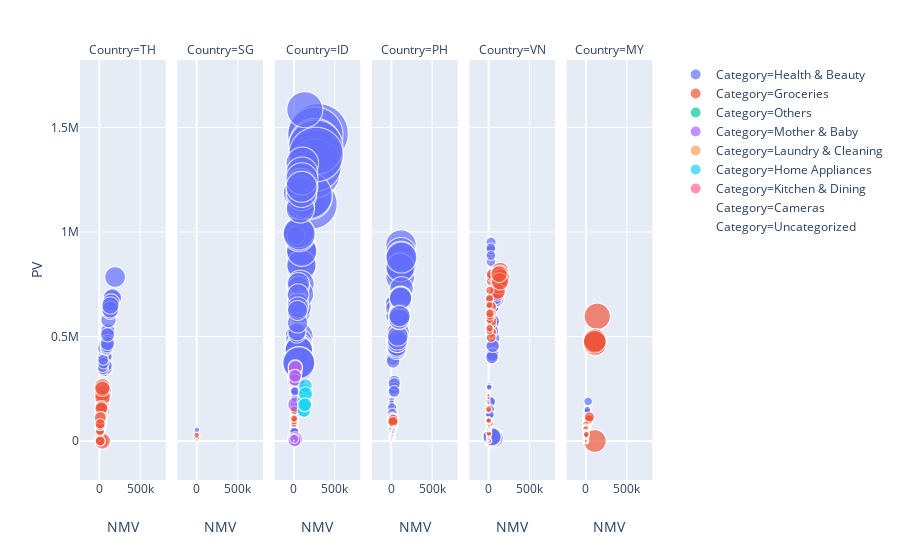

Notebook cell for this chart:
### Markdown cell above
## Plotting - Plotly

### Code cell
import plotly.express as px

fig = px.scatter(
    data_frame=filter_df[filter_df['Year'] == 2018], 
    x="NMV", 
    y="PV", 
    size="Item", 
    color="Category",
    facet_col = "Country",
    hover_name="Brand",
    size_max=60
)

fig.show()

### Figure 1 — Plotly figure (JSON) as saved in the notebook; plotly's stock layout.template omitted (floating-point values rounded to 4 significant figures; data arrays with more than 128 entries replaced by an {"elided": "..."} marker saying what was removed)
{"data": [{"hoverlabel": {"namelength": 0}, "hovertemplate": "<b>%{hovertext}</b><br><br>Category=Health & Beauty<br>Country=TH<br>NMV=%{x}<br>PV=%{y}<br>Item=%{marker.size}", "hovertext": {"elided": "175 str values"}, "legendgroup": "Category=Health & Beauty", "marker": {"color": "#636efa", "size": {"elided": "175 float values"}, "sizemode": "area", "sizeref": 56.11, "symbol": "circle"}, "mode": "markers", "name": "Category=Health & Beauty", "showlegend": true, "type": "scattergl", "x": {"elided": "175 float values"}, "xaxis": "x", "y": {"elided": "175 int values"}, "yaxis": "y"}, {"hoverlabel": {"namelength": 0}, "hovertemplate": "<b>%{hovertext}</b><br><br>Category=Health & Beauty<br>Country=SG<br>NMV=%{x}<br>PV=%{y}<br>Item=%{marker.size}", "hovertext": {"elided": "308 str values"}, "legendgroup": "Category=Health & Beauty", "marker": {"color": "#636efa", "size": {"elided": "308 float values"}, "sizemode": "area", "sizeref": 56.11, "symbol": "circle"}, "mode": "markers", "name": "Category=Health & Beauty", "showlegend": false, "type": "scattergl", "x": {"elided": "308 float values"}, "xaxis": "x2", "y": {"elided": "308 int values"}, "yaxis": "y2"}, {"hoverlabel": {"namelength": 0}, "hovertemplate": "<b>%{hovertext}</b><br><br>Category=Health & Beauty<br>Country=ID<br>NMV=%{x}<br>PV=%{y}<br>Item=%{marker.size}", "hovertext": {"elided": "323 str values"}, "legendgroup": "Category=Health & Beauty", "marker": {"color": "#636efa", "size": {"elided": "323 float values"}, "sizemode": "area", "sizeref": 56.11, "symbol": "circle"}, "mode": "markers", "name": "Category=Health & Beauty", "showlegend": false, "type": "scattergl", "x": {"elided": "323 float values"}, "xaxis": "x3", "y": {"elided": "323 int values"}, "yaxis": "y3"}, {"hoverlabel": {"namelength": 0}, "hovertemplate": "<b>%{hovertext}</b><br><br>Category=Health & Beauty<br>Country=PH<br>NMV=%{x}<br>PV=%{y}<br>Item=%{marker.size}", "hovertext": {"elided": "307 str values"}, "legendgroup": "Category=Health & Beauty", "marker": {"color": "#636efa", "size": {"elided": "307 float values"}, "sizemode": "area", "sizeref": 56.11, "symbol": "circle"}, "mode": "markers", "name": "Category=Health & Beauty", "showlegend": false, "type": "scattergl", "x": {"elided": "307 float values"}, "xaxis": "x4", "y": {"elided": "307 int values"}, "yaxis": "y4"}, {"hoverlabel": {"namelength": 0}, "hovertemplate": "<b>%{hovertext}</b><br><br>Category=Health & Beauty<br>Country=VN<br>NMV=%{x}<br>PV=%{y}<br>Item=%{marker.size}", "hovertext": {"elided": "203 str values"}, "legendgroup": "Category=Health & Beauty", "marker": {"color": "#636efa", "size": {"elided": "203 float values"}, "sizemode": "area", "sizeref": 56.11, "symbol": "circle"}, "mode": "markers", "name": "Category=Health & Beauty", "showlegend": false, "type": "scattergl", "x": {"elided": "203 float values"}, "xaxis": "x5", "y": {"elided": "203 int values"}, "yaxis": "y5"}, {"hoverlabel": {"namelength": 0}, "hovertemplate": "<b>%{hovertext}</b><br><br>Category=Health & Beauty<br>Country=MY<br>NMV=%{x}<br>PV=%{y}<br>Item=%{marker.size}", "hovertext": {"elided": "242 str values"}, "legendgroup": "Category=Health & Beauty", "marker": {"color": "#636efa", "size": {"elided": "242 float values"}, "sizemode": "area", "sizeref": 56.11, "symbol": "circle"}, "mode": "markers", "name": "Category=Health & Beauty", "showlegend": false, "type": "scattergl", "x": {"elided": "242 float values"}, "xaxis": "x6", "y": {"elided": "242 int values"}, "yaxis": "y6"}, {"hoverlabel": {"namelength": 0}, "hovertemplate": "<b>%{hovertext}</b><br><br>Category=Groceries<br>Country=TH<br>NMV=%{x}<br>PV=%{y}<br>Item=%{marker.size}", "hovertext": ["BRZ", "BRZ", "BRZ", "BRZ", "BRZ", "BRZ", "BRZ", "BRZ", "BRZ", "BRZ", "BRZ", "CT", "CT", "CT", "CT", "CT", "CT", "CT", "CT", "CT", "CT", "CT", "OM", "OM", "OM", "OM", "OM", "OM", "OM", "OM", "OM", "OM", "OM", "SLT", "SLT", "SLT", "SLT", "SLT", "SLT", "SLT", "SLT", "SLT", "SLT", "SLT"], "legendgroup": "Category=Groceries", "marker": {"color": "#EF553B", "size": [13140.0, 11310.0, 9470.0, 8534.0, 6912.0, 7162.0, 7339.0, 7059.0, 6857.0, 10110.0, 9108.0, 13530.0, 14070.0, 14180.0, 14330.0, 8074.0, 7972.0, 13330.0, 8051.0, 9643.0, 7378.0, 7923.0, 7228.0, 7879.0, 4756.0, 5613.0, 4076.0, 5279.0, 4740.0, 4725.0, 4081.0, 6459.0, 5967.0, 4969.0, 6677.0, 5565.0, 4664.0, 5967.0, 5831.0, 4685.0, 4984.0, 4948.0, 8364.0, 5611.0], "sizemode": "area", "sizeref": 56.11, "symbol": "circle"}, "mode": "markers", "name": "Category=Groceries", "showlegend": true, "type": "scattergl", "x": [33830.0, 42520.0, 31140.0, 26910.0, 18630.0, 20950.0, 21960.0, 19730.0, 18580.0, 36270.0, 29360.0, 35520.0, 40730.0, 38460.0, 37870.0, 29170.0, 28460.0, 37700.0, 28550.0, 26080.0, 19350.0, 21060.0, 19410.0, 14140.0, 9349.0, 11800.0, 7977.0, 10630.0, 9247.0, 9048.0, 7898.0, 16520.0, 13270.0, 9160.0, 15050.0, 11620.0, 8018.0, 13260.0, 11550.0, 7911.0, 9417.0, 9268.0, 12300.0, 10950.0], "xaxis": "x", "y": [144189, 189056, 0, 123791, 101351, 91382, 97463, 88971, 86922, 170416, 143489, 226882, 209928, 260336, 0, 155043, 153157, 250361, 164293, 155606, 97967, 113411, 84472, 68488, 45473, 61836, 44238, 53536, 44208, 43724, 47935, 77616, 0, 73585, 103153, 0, 72665, 95956, 87439, 78361, 73623, 72393, 111233, 82426], "yaxis": "y"}, {"hoverlabel": {"namelength": 0}, "hovertemplate": "<b>%{hovertext}</b><br><br>Category=Groceries<br>Country=SG<br>NMV=%{x}<br>PV=%{y}<br>Item=%{marker.size}", "hovertext": ["BRZ", "BRZ", "BRZ", "BRZ", "BRZ", "BRZ", "BRZ", "BRZ", "BRZ", "BRZ", "BRZ", "BRZ", "BRZ", "BRZ", "BRZ", "BRZ", "BRZ", "BRZ", "BRZ", "BRZ", "BRZ", "BRZ", "CF", "CF", "CF", "CF", "CF", "CF", "CF", "CF", "CF", "CF", "CF", "CF", "CF", "CF", "CF", "CF", "CF", "CF", "CF", "CF", "CF", "CF", "CT", "CT", "CT", "CT", "CT", "CT", "CT", "CT", "CT", "CT", "CT", "CT", "CT", "CT", "CT", "CT", "CT", "CT", "CT", "CT", "CT", "CT", "PRS", "PRS", "PRS", "PRS", "PRS", "PRS", "PRS", "PRS", "PRS", "PRS", "PRS", "PRS", "PRS", "PRS", "PRS", "PRS", "PRS", "PRS", "PRS", "PRS", "PRS", "PRS"], "legendgroup": "Category=Groceries", "marker": {"color": "#EF553B", "size": [1187.0, 0, 1079.0, 1057.0, 1126.0, 1084.0, 0, 0, 1043.0, 0, 0, 1195.0, 0, 0, 0, 0, 1106.0, 1149.0, 1022.0, 0, 0, 1095.0, 0, 550.7, 0, 0, 542.6, 0, 588.0, 0, 0, 596.3, 0, 609.7, 600.8, 606.5, 600.5, 566.6, 644.8, 0, 0, 0, 0, 593.3, 1549.0, 0, 0, 1602.0, 0, 0, 0, 1443.0, 1599.0, 1556.0, 0, 0, 0, 0, 0, 0, 1483.0, 1518.0, 1671.0, 1607.0, 1595.0, 1712.0, 301.7, 0, 0, 257.7, 1, 316.5, 0, 0, 332.5, 1, 333.3, 333.3, 273.0, 0, 0, 335.5, 257.6, 1, 268.5, 320.1, 0, 1], "sizemode": "area", "sizeref": 56.11, "symbol": "circle"}, "mode": "markers", "name": "Category=Groceries", "showlegend": false, "type": "scattergl", "x": [4962.0, 0, 4329.0, 4206.0, 4696.0, 4370.0, 0, 0, 4210.0, 0, 0, 4968.0, 0, 0, 0, 0, 4373.0, 4767.0, 4096.0, 0, 0, 4324.0, 0, 595.3, 0, 0, 596.7, 0, 643.0, 0, 0, 627.5, 0, 612.1, 621.3, 639.0, 661.6, 618.5, 669.1, 0, 0, 0, 0, 639.8, 5055.0, 0, 0, 5489.0, 0, 0, 0, 4481.0, 5440.0, 4909.0, 0, 0, 0, 0, 0, 0, 4630.0, 4714.0, 5436.0, 5451.0, 5276.0, 5656.0, 1900.0, 0, 0, 1658.0, 6.799, 1993.0, 0, 0, 2149.0, 6.799, 2145.0, 2160.0, 1717.0, 0, 0, 2164.0, 1658.0, 6.846, 1728.0, 2004.0, 0, 6.799], "xaxis": "x2", "y": [8803, 0, 8887, 8589, 8513, 9017, 8, 8, 8777, 0, 8, 9037, 0, 0, 8, 0, 8806, 18596, 8743, 0, 0, 8844, 0, 2818, 0, 0, 2861, 0, 3041, 0, 0, 3042, 0, 3058, 2928, 3025, 3041, 2907, 6072, 0, 0, 0, 0, 3101, 14281, 7, 0, 12386, 0, 7, 0, 15258, 12804, 14558, 0, 0, 7, 7, 0, 0, 14963, 14390, 14207, 12645, 14319, 28620, 3556, 29, 37, 3477, 48, 3889, 41, 29, 3893, 42, 3850, 7682, 3574, 29, 39, 3965, 3545, 36, 3369, 3746, 29, 44], "yaxis": "y2"}, {"hoverlabel": {"namelength": 0}, "hovertemplate": "<b>%{hovertext}</b><br><br>Category=Groceries<br>Country=ID<br>NMV=%{x}<br>PV=%{y}<br>Item=%{marker.size}", "hovertext": {"elided": "295 str values"}, "legendgroup": "Category=Groceries", "marker": {"color": "#EF553B", "size": {"elided": "295 float values"}, "sizemode": "area", "sizeref": 56.11, "symbol": "circle"}, "mode": "markers", "name": "Category=Groceries", "showlegend": false, "type": "scattergl", "x": {"elided": "295 float values"}, "xaxis": "x3", "y": {"elided": "295 int values"}, "yaxis": "y3"}, {"hoverlabel": {"namelength": 0}, "hovertemplate": "<b>%{hovertext}</b><br><br>Category=Groceries<br>Country=PH<br>NMV=%{x}<br>PV=%{y}<br>Item=%{marker.size}", "hovertext": ["BRZ", "BRZ", "BRZ", "BRZ", "BRZ", "BRZ", "BRZ", "BRZ", "BRZ", "BRZ", "BRZ", "BRZ", "BRZ", "BRZ", "BRZ", "BRZ", "BRZ", "BRZ", "BRZ", "BRZ", "BRZ", "BRZ", "CF", "CF", "CF", "CF", "CF", "CF", "CF", "CF", "CF", "CF", "CF", "DX", "DX", "DX", "DX", "DX", "DX", "DX", "DX", "DX", "DX", "DX", "DX", "DX", "DX", "DX", "DX", "DX", "DX", "DX", "DX", "DX", "DX", "KNR", "KNR", "KNR", "KNR", "KNR", "KNR", "KNR", "KNR", "KNR", "KNR", "KNR", "LDC", "LDC", "LDC", "LDC", "LDC", "LDC", "LDC", "LDC", "LDC", "LDC", "LDC", "SLT", "SLT", "SLT", "SLT", "SLT", "SLT", "SLT", "SLT", "SLT", "SLT", "SLT", "SLT", "SLT", "SLT", "SLT", "SLT", "SLT", "SLT", "SLT", "SLT", "SLT", "SLT", "SRF", "SRF", "SRF", "SRF", "SRF", "SRF", "SRF", "SRF", "SRF", "SRF", "SRF", "SRF", "SRF", "SRF", "SRF", "SRF", "SRF", "SRF", "SRF", "SRF", "SRF", "SRF"], "legendgroup": "Category=Groceries", "marker": {"color": "#EF553B", "size": [204.7, 40.84, 83.88, 210.1, 557.5, 718.8, 205.6, 737.9, 210.3, 552.3, 561.8, 509.4, 576.6, 709.3, 626.4, 84.86, 87.79, 696.6, 38.87, 40.84, 84.86, 639.3, 373.8, 292.8, 428.6, 355.3, 234.9, 335.4, 273.2, 207.1, 753.2, 416.9, 631.6, 55, 5, 601.5, 0, 556.4, 55, 580.3, 0, 693.8, 619.8, 563.3, 0, 679.0, 562.5, 5, 588.7, 5, 630.2, 5, 55, 729.9, 55, 1049.0, 1130.0, 1007.0, 1132.0, 1012.0, 1071.0, 1158.0, 1009.0, 1150.0, 1057.0, 1093.0, 18.77, 22.68, 222.7, 216.4, 22.68, 23.69, 26.64, 23.69, 213.2, 23.77, 22.74, 0, 233.5, 37, 0, 232.1, 0, 236.0, 37, 0, 278.1, 233.4, 278.0, 0, 0, 0, 234.2, 37, 264.2, 239.0, 253.3, 37, 246.9, 6702.0, 6073.0, 6538.0, 5325.0, 270.6, 435.7, 1072.0, 5584.0, 1074.0, 1071.0, 437.7, 5859.0, 1076.0, 268.8, 5366.0, 5442.0, 438.5, 5553.0, 268.7, 6376.0, 437.7, 5825.0], "sizemode": "area", "sizeref": 56.11, "symbol": "circle"}, "mode": "markers", "name": "Category=Groceries", "showlegend": false, "type": "scattergl", "x": [927.3, 347.0, 493.0, 990.1, 1534.0, 1990.0, 936.0, 2036.0, 981.3, 1526.0, 1596.0, 1411.0, 1614.0, 1943.0, 1742.0, 502.4, 533.9, 1872.0, 319.2, 339.2, 502.4, 1759.0, 910.1, 707.8, 1038.0, 865.2, 559.3, 818.3, 656.2, 468.9, 1748.0, 1027.0, 1488.0, 157.2, 17.44, 2228.0, 0, 2058.0, 155.4, 2145.0, 0, 2552.0, 2318.0, 2091.0, 0, 2500.0, 2080.0, 17.44, 2180.0, 17.44, 2344.0, 17.44, 155.4, 2676.0, 155.4, 15080.0, 16750.0, 14050.0, 16780.0, 13740.0, 15300.0, 17230.0, 13750.0, 16800.0, 15140.0, 15560.0, 111.5, 138.3, 1483.0, 1441.0, 138.3, 230.4, 246.9, 230.4, 1420.0, 233.6, 138.7, 0, 467.3, 71.86, 0, 462.0, 0, 471.0, 72.71, 0, 540.5, 464.1, 539.3, 0, 0, 0, 467.6, 71.86, 520.1, 474.8, 503.8, 71.86, 493.8, 21180.0, 20660.0, 22230.0, 17370.0, 773.2, 1343.0, 3456.0, 18870.0, 3462.0, 3496.0, 1349.0, 19930.0, 3468.0, 748.6, 17620.0, 18200.0, 1351.0, 18650.0, 748.3, 21620.0, 1349.0, 19770.0], "xaxis": "x4", "y": [6901, 2589, 3388, 6934, 10732, 14051, 6974, 15510, 6935, 10306, 10550, 10249, 10990, 14939, 11614, 3407, 3435, 12489, 2777, 2714, 3382, 11819, 1751, 1357, 2338, 1619, 1167, 1539, 1235, 1142, 3459, 1963, 2958, 544, 52, 12392, 0, 11781, 544, 11923, 0, 13657, 12637, 11806, 0, 13453, 11856, 52, 12969, 52, 13103, 52, 544, 16719, 544, 27571, 29642, 33880, 30591, 32379, 33726, 30193, 32501, 33527, 28359, 34376, 1565, 2185, 7628, 8571, 4190, 1455, 1739, 1475, 7735, 1541, 1928, 15, 2845, 217, 15, 2771, 13, 2902, 217, 13, 3182, 2816, 3255, 13, 15, 15, 2769, 217, 3215, 2841, 2937, 217, 2869, 106715, 97890, 105310, 86882, 5900, 8117, 18630, 89862, 18597, 18571, 8126, 93814, 18613, 5965, 86916, 87972, 8123, 88931, 5968, 102038, 8114, 92881], "yaxis": "y4"}, {"hoverlabel": {"namelength": 0}, "hovertemplate": "<b>%{hovertext}</b><br><br>Category=Groceries<br>Country=VN<br>NMV=%{x}<br>PV=%{y}<br>Item=%{marker.size}", "hovertext": {"elided": "144 str values"}, "legendgroup": "Category=Groceries", "marker": {"color": "#EF553B", "size": {"elided": "144 float values"}, "sizemode": "area", "sizeref": 56.11, "symbol": "circle"}, "mode": "markers", "name": "Category=Groceries", "showlegend": false, "type": "scattergl", "x": {"elided": "144 float values"}, "xaxis": "x5", "y": {"elided": "144 int values"}, "yaxis": "y5"}, {"hoverlabel": {"namelength": 0}, "hovertemplate": "<b>%{hovertext}</b><br><br>Category=Groceries<br>Country=MY<br>NMV=%{x}<br>PV=%{y}<br>Item=%{marker.size}", "hovertext": {"elided": "198 str values"}, "legendgroup": "Category=Groceries", "marker": {"color": "#EF553B", "size": {"elided": "198 float values"}, "sizemode": "area", "sizeref": 56.11, "symbol": "circle"}, "mode": "markers", "name": "Category=Groceries", "showlegend": false, "type": "scattergl", "x": {"elided": "198 float values"}, "xaxis": "x6", "y": {"elided": "198 int values"}, "yaxis": "y6"}, {"hoverlabel": {"namelength": 0}, "hovertemplate": "<b>%{hovertext}</b><br><br>Category=Others<br>Country=ID<br>NMV=%{x}<br>PV=%{y}<br>Item=%{marker.size}", "hovertext": ["SIV"], "legendgroup": "Category=Others", "marker": {"color": "#00cc96", "size": [50.66], "sizemode": "area", "sizeref": 56.11, "symbol": "circle"}, "mode": "markers", "name": "Category=Others", "showlegend": true, "type": "scattergl", "x": [376.6], "xaxis": "x3", "y": [1138], "yaxis": "y3"}, {"hoverlabel": {"namelength": 0}, "hovertemplate": "<b>%{hovertext}</b><br><br>Category=Others<br>Country=VN<br>NMV=%{x}<br>PV=%{y}<br>Item=%{marker.size}", "hovertext": ["DV", "HZL", "LBY", "LPT", "OM", "RXN", "TSM"], "legendgroup": "Category=Others", "marker": {"color": "#00cc96", "size": [0, 0, 0, 0, 0, 0, 0], "sizemode": "area", "sizeref": 56.11, "symbol": "circle"}, "mode": "markers", "name": "Category=Others", "showlegend": false, "type": "scattergl", "x": [0, 0, 0, 0, 0, 0, 0], "xaxis": "x5", "y": [6, 626, 10, 66, 20, 4, 282], "yaxis": "y5"}, {"hoverlabel": {"namelength": 0}, "hovertemplate": "<b>%{hovertext}</b><br><br>Category=Mother & Baby<br>Country=ID<br>NMV=%{x}<br>PV=%{y}<br>Item=%{marker.size}", "hovertext": ["ZWL", "ZWL", "ZWL", "ZWL", "ZWL", "ZWL", "ZWL", "ZWL", "ZWL", "ZWL", "ZWL", "ZWL", "ZWL", "ZWL", "ZWL", "ZWL", "ZWL", "ZWL", "ZWL", "ZWL", "ZWL", "ZWL"], "legendgroup": "Category=Mother & Baby", "marker": {"color": "#ab63fa", "size": [8749.0, 10540.0, 91, 2058.0, 9952.0, 9081.0, 91, 10880.0, 1497.0, 10970.0, 91, 13250.0, 91, 13070.0, 8764.0, 10960.0, 9618.0, 9288.0, 91, 8831.0, 9138.0, 4451.0], "sizemode": "area", "sizeref": 56.11, "symbol": "circle"}, "mode": "markers", "name": "Category=Mother & Baby", "showlegend": true, "type": "scattergl", "x": [15730.0, 17990.0, 130.4, 2542.0, 17300.0, 16300.0, 130.4, 18460.0, 1845.0, 18850.0, 130.4, 16770.0, 130.1, 19610.0, 14250.0, 18710.0, 10770.0, 15250.0, 131.9, 14330.0, 16250.0, 5428.0], "xaxis": "x3", "y": [296985, 331742, 1755, 7283, 340871, 312220, 1915, 346490, 8177, 355456, 1755, 7892, 2225, 174320, 291755, 351517, 4567, 308705, 7803, 292166, 312178, 9858], "yaxis": "y3"}, {"hoverlabel": {"namelength": 0}, "hovertemplate": "<b>%{hovertext}</b><br><br>Category=Mother & Baby<br>Country=PH<br>NMV=%{x}<br>PV=%{y}<br>Item=%{marker.size}", "hovertext": ["LPT", "LPT", "LPT", "LPT", "LPT", "SUV", "SUV", "SUV", "SUV", "SUV", "SUV", "SUV", "SUV", "SUV", "SUV"], "legendgroup": "Category=Mother & Baby", "marker": {"color": "#ab63fa", "size": [164.3, 61.57, 83.45, 63.04, 180.4, 110.0, 219.4, 104.7, 106.9, 104.6, 25.02, 24.54, 52.04, 204.8, 153.4], "sizemode": "area", "sizeref": 56.11, "symbol": "circle"}, "mode": "markers", "name": "Category=Mother & Baby", "showlegend": false, "type": "scattergl", "x": [992.7, 330.5, 441.4, 329.1, 1083.0, 397.1, 2324.0, 1170.0, 386.0, 1169.0, 94.09, 90.91, 193.9, 2173.0, 1694.0], "xaxis": "x4", "y": [6797, 4271, 5376, 4616, 9618, 3473, 4566, 3751, 3380, 3458, 3037, 3129, 3101, 4329, 3863], "yaxis": "y4"}, {"hoverlabel": {"namelength": 0}, "hovertemplate": "<b>%{hovertext}</b><br><br>Category=Laundry & Cleaning<br>Country=ID<br>NMV=%{x}<br>PV=%{y}<br>Item=%{marker.size}", "hovertext": ["MTR", "MTR", "MTR", "MTR", "MTR", "MTR", "MTR", "MTR"], "legendgroup": "Category=Laundry & Cleaning", "marker": {"color": "#FFA15A", "size": [5.924, 5.978, 6.932, 2.924, 5.943, 6.932, 6.932, 6.932], "sizemode": "area", "sizeref": 56.11, "symbol": "circle"}, "mode": "markers", "name": "Category=Laundry & Cleaning", "showlegend": true, "type": "scattergl", "x": [21.86, 21.06, 24.62, 11.25, 20.93, 24.62, 24.62, 24.62], "xaxis": "x3", "y": [224, 249, 236, 236, 254, 244, 264, 245], "yaxis": "y3"}, {"hoverlabel": {"namelength": 0}, "hovertemplate": "<b>%{hovertext}</b><br><br>Category=Home Appliances<br>Country=ID<br>NMV=%{x}<br>PV=%{y}<br>Item=%{marker.size}", "hovertext": ["PRT", "PRT", "PRT", "PRT", "PRT", "PRT", "PRT", "PRT", "PRT", "PRT", "PRT"], "legendgroup": "Category=Home Appliances", "marker": {"color": "#19d3f3", "size": [10430.0, 10120.0, 10480.0, 11100.0, 10470.0, 9099.0, 10090.0, 10130.0, 11040.0, 10800.0, 10750.0], "sizemode": "area", "sizeref": 56.11, "symbol": "circle"}, "mode": "markers", "name": "Category=Home Appliances", "showlegend": true, "type": "scattergl", "x": [139500.0, 136200.0, 142200.0, 137900.0, 131100.0, 116900.0, 125700.0, 123300.0, 143800.0, 134600.0, 134000.0], "xaxis": "x3", "y": [226406, 242732, 264493, 177774, 171096, 193048, 143839, 145832, 225334, 172585, 173766], "yaxis": "y3"}, {"hoverlabel": {"namelength": 0}, "hovertemplate": "<b>%{hovertext}</b><br><br>Category=Home Appliances<br>Country=PH<br>NMV=%{x}<br>PV=%{y}<br>Item=%{marker.size}", "hovertext": ["PRT", "PRT", "PRT", "PRT", "PRT", "PRT", "PRT", "PRT", "PRT", "PRT", "PRT"], "legendgroup": "Category=Home Appliances", "marker": {"color": "#19d3f3", "size": [1484.0, 1670.0, 1616.0, 1537.0, 1445.0, 1386.0, 1415.0, 1401.0, 1494.0, 1262.0, 1322.0], "sizemode": "area", "sizeref": 56.11, "symbol": "circle"}, "mode": "markers", "name": "Category=Home Appliances", "showlegend": false, "type": "scattergl", "x": [31780.0, 36280.0, 34430.0, 33270.0, 30930.0, 29630.0, 29980.0, 29640.0, 32010.0, 26950.0, 27780.0], "xaxis": "x4", "y": [58120, 60484, 58350, 54993, 52381, 49682, 51797, 50969, 53299, 46974, 48311], "yaxis": "y4"}, {"hoverlabel": {"namelength": 0}, "hovertemplate": "<b>%{hovertext}</b><br><br>Category=Home Appliances<br>Country=VN<br>NMV=%{x}<br>PV=%{y}<br>Item=%{marker.size}", "hovertext": ["PRT", "PRT", "PRT", "PRT", "PRT", "PRT", "PRT", "PRT", "PRT", "PRT", "PRT"], "legendgroup": "Category=Home Appliances", "marker": {"color": "#19d3f3", "size": [219.0, 231.6, 216.6, 233.1, 228.6, 225.0, 224.2, 225.9, 223.8, 239.2, 226.1], "sizemode": "area", "sizeref": 56.11, "symbol": "circle"}, "mode": "markers", "name": "Category=Home Appliances", "showlegend": false, "type": "scattergl", "x": [16470.0, 17320.0, 16030.0, 17260.0, 17200.0, 16640.0, 16870.0, 16650.0, 16490.0, 17780.0, 16690.0], "xaxis": "x5", "y": [58471, 59277, 48947, 49682, 58592, 49438, 58577, 49341, 51360, 50558, 50891], "yaxis": "y5"}, {"hoverlabel": {"namelength": 0}, "hovertemplate": "<b>%{hovertext}</b><br><br>Category=Kitchen & Dining<br>Country=PH<br>NMV=%{x}<br>PV=%{y}<br>Item=%{marker.size}", "hovertext": ["PRT", "PRT", "PRT", "PRT", "PRT", "PRT", "PRT", "PRT", "PRT", "PRT", "PRT", "PRT", "PRT", "PRT", "PRT", "PRT", "PRT", "PRT", "PRT", "PRT", "PRT"], "legendgroup": "Category=Kitchen & Dining", "marker": {"color": "#FF6692", "size": [423.2, 746.3, 423.2, 198, 171.5, 287, 425.5, 480.5, 746.3, 193.5, 287, 746.3, 198, 193.5, 171.5, 198, 423.2, 171.5, 287, 749, 193.5], "sizemode": "area", "sizeref": 56.11, "symbol": "circle"}, "mode": "markers", "name": "Category=Kitchen & Dining", "showlegend": true, "type": "scattergl", "x": [29580.0, 12070.0, 29580.0, 3489.0, 12340.0, 5220.0, 30080.0, 19490.0, 12070.0, 14270.0, 5220.0, 12070.0, 3580.0, 14270.0, 12030.0, 3489.0, 29580.0, 12030.0, 5220.0, 12260.0, 14270.0], "xaxis": "x4", "y": [53467, 25409, 53582, 12589, 23607, 13709, 53336, 42736, 25571, 29213, 13671, 25479, 11932, 29203, 24366, 12754, 53246, 24184, 13683, 25734, 29322], "yaxis": "y4"}, {"hoverlabel": {"namelength": 0}, "hovertemplate": "<b>%{hovertext}</b><br><br>Category=Cameras<br>Country=SG<br>NMV=%{x}<br>PV=%{y}<br>Item=%{marker.size}", "hovertext": ["RXN"], "legendgroup": "Category=Cameras", "marker": {"color": "#B6E880", "size": [0], "sizemode": "area", "sizeref": 56.11, "symbol": "circle"}, "mode": "markers", "name": "Category=Cameras", "showlegend": true, "type": "scattergl", "x": [0], "xaxis": "x2", "y": [0], "yaxis": "y2"}, {"hoverlabel": {"namelength": 0}, "hovertemplate": "<b>%{hovertext}</b><br><br>Category=Uncategorized<br>Country=TH<br>NMV=%{x}<br>PV=%{y}<br>Item=%{marker.size}", "hovertext": ["VLE"], "legendgroup": "Category=Uncategorized", "marker": {"color": "#FF97FF", "size": [0], "sizemode": "area", "sizeref": 56.11, "symbol": "circle"}, "mode": "markers", "name": "Category=Uncategorized", "showlegend": true, "type": "scattergl", "x": [0], "xaxis": "x", "y": [0], "yaxis": "y"}], "layout": {"annotations": [{"font": {}, "showarrow": false, "text": "Country=TH", "x": 0.07333, "xanchor": "center", "xref": "paper", "y": 1, "yanchor": "bottom", "yref": "paper"}, {"font": {}, "showarrow": false, "text": "Country=SG", "x": 0.24, "xanchor": "center", "xref": "paper", "y": 1, "yanchor": "bottom", "yref": "paper"}, {"font": {}, "showarrow": false, "text": "Country=ID", "x": 0.4067, "xanchor": "center", "xref": "paper", "y": 1, "yanchor": "bottom", "yref": "paper"}, {"font": {}, "showarrow": false, "text": "Country=PH", "x": 0.5733, "xanchor": "center", "xref": "paper", "y": 1, "yanchor": "bottom", "yref": "paper"}, {"font": {}, "showarrow": false, "text": "Country=VN", "x": 0.74, "xanchor": "center", "xref": "paper", "y": 1, "yanchor": "bottom", "yref": "paper"}, {"font": {}, "showarrow": false, "text": "Country=MY", "x": 0.9067, "xanchor": "center", "xref": "paper", "y": 1, "yanchor": "bottom", "yref": "paper"}], "autosize": true, "legend": {"itemsizing": "constant", "tracegroupgap": 0}, "margin": {"t": 60}, "xaxis": {"anchor": "y", "autorange": true, "domain": [0, 0.1467], "range": [-544300.0, 1714000.0], "title": {"text": "NMV"}, "type": "linear"}, "xaxis2": {"anchor": "y2", "autorange": true, "domain": [0.1667, 0.3133], "matches": "x", "range": [-544300.0, 1714000.0], "title": {"text": "NMV"}, "type": "linear"}, "xaxis3": {"anchor": "y3", "autorange": true, "domain": [0.3333, 0.48], "matches": "x", "range": [-544300.0, 1714000.0], "title": {"text": "NMV"}, "type": "linear"}, "xaxis4": {"anchor": "y4", "autorange": true, "domain": [0.5, 0.6467], "matches": "x", "range": [-544300.0, 1714000.0], "title": {"text": "NMV"}, "type": "linear"}, "xaxis5": {"anchor": "y5", "autorange": true, "domain": [0.6667, 0.8133], "matches": "x", "range": [-544300.0, 1714000.0], "title": {"text": "NMV"}, "type": "linear"}, "xaxis6": {"anchor": "y6", "autorange": true, "domain": [0.8333, 0.98], "matches": "x", "range": [-544300.0, 1714000.0], "title": {"text": "NMV"}, "type": "linear"}, "yaxis": {"anchor": "x", "autorange": true, "domain": [0, 1], "range": [-140700.0, 1804000.0], "title": {"text": "PV"}, "type": "linear"}, "yaxis2": {"anchor": "x2", "autorange": true, "domain": [0, 1], "matches": "y", "range": [-140700.0, 1804000.0], "showticklabels": false, "type": "linear"}, "yaxis3": {"anchor": "x3", "autorange": true, "domain": [0, 1], "matches": "y", "range": [-140700.0, 1804000.0], "showticklabels": false, "type": "linear"}, "yaxis4": {"anchor": "x4", "autorange": true, "domain": [0, 1], "matches": "y", "range": [-140700.0, 1804000.0], "showticklabels": false, "type": "linear"}, "yaxis5": {"anchor": "x5", "autorange": true, "domain": [0, 1], "matches": "y", "range": [-140700.0, 1804000.0], "showticklabels": false, "type": "linear"}, "yaxis6": {"anchor": "x6", "autorange": true, "domain": [0, 1], "matches": "y", "range": [-140700.0, 1804000.0], "showticklabels": false, "type": "linear"}}}
